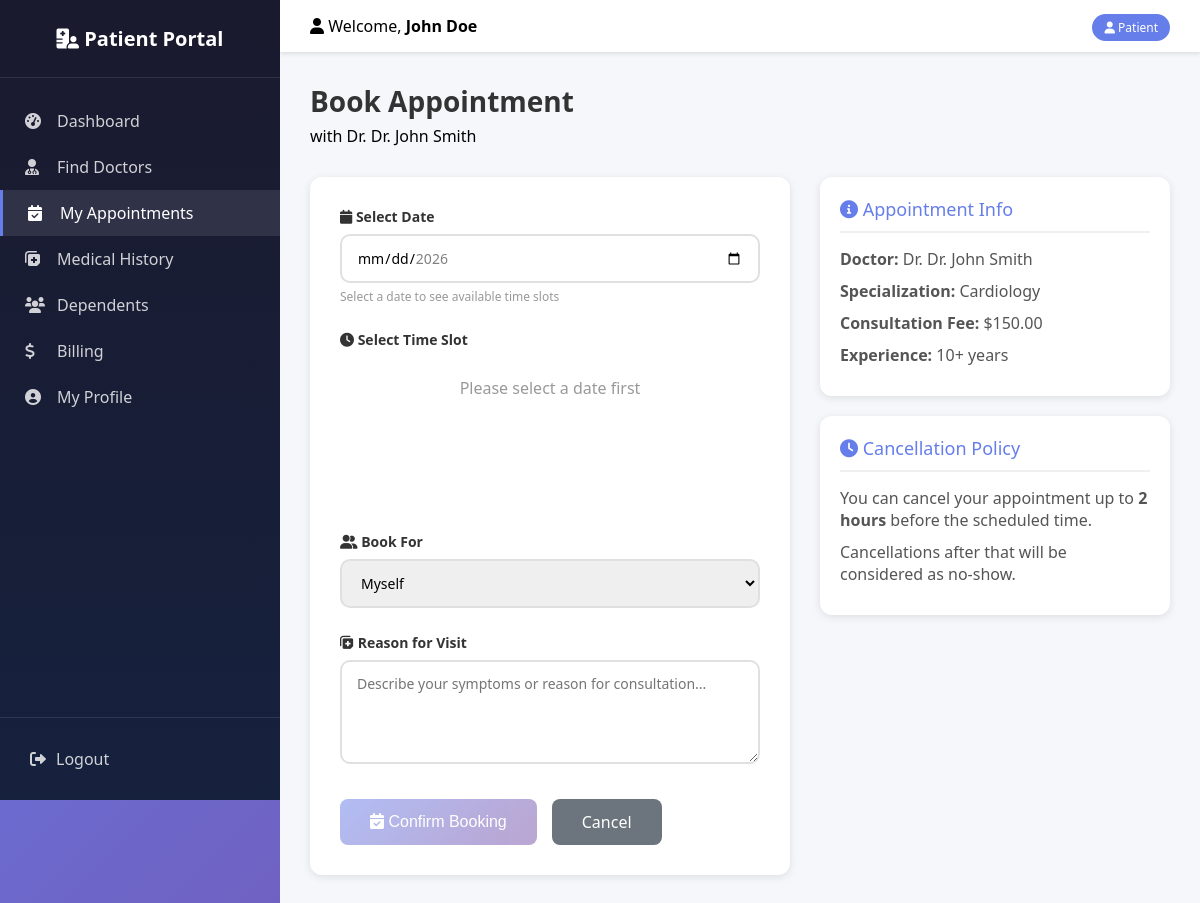
/patient.php?action=appointments&sub=book&doctor_id=1 (signed in), run on the app's committed database.
### tables this page shows
CREATE TABLE IF NOT EXISTS doctors (
    id INT PRIMARY KEY AUTO_INCREMENT,
    user_id INT NOT NULL UNIQUE,
    specialization_id INT,
    bio TEXT,
    consultation_fee DECIMAL(10,2) DEFAULT 0,
    photo_path VARCHAR(255),
    license_number VARCHAR(100),
    experience_years INT DEFAULT 0,
    is_approved TINYINT(1) DEFAULT 0,
    created_at TIMESTAMP DEFAULT CURRENT_TIMESTAMP,
    updated_at TIMESTAMP DEFAULT CURRENT_TIMESTAMP ON UPDATE CURRENT_TIMESTAMP,
    
    FOREIGN KEY (user_id) REFERENCES users(id) ON DELETE CASCADE,
    FOREIGN KEY (specialization_id) REFERENCES specializations(id) ON DELETE SET NULL,
    INDEX idx_specialization (specialization_id),
    INDEX idx_is_approved (is_approved)
);

CREATE TABLE users (
    id INT PRIMARY KEY AUTO_INCREMENT,
    name VARCHAR(100) NOT NULL,
    email VARCHAR(100) UNIQUE NOT NULL,
    password_hash VARCHAR(255) NOT NULL,
    phone VARCHAR(20) NOT NULL,
    role ENUM('patient', 'doctor', 'receptionist', 'admin') NOT NULL,
    profile_pic VARCHAR(255) DEFAULT 'default.jpg',
    is_active TINYINT(1) DEFAULT 1,
    created_at TIMESTAMP DEFAULT CURRENT_TIMESTAMP,
    updated_at TIMESTAMP DEFAULT CURRENT_TIMESTAMP ON UPDATE CURRENT_TIMESTAMP,
    
    INDEX idx_email (email),
    INDEX idx_role (role),
    INDEX idx_is_active (is_active)
);

CREATE TABLE IF NOT EXISTS specializations (
    id INT PRIMARY KEY AUTO_INCREMENT,
    name VARCHAR(100) NOT NULL UNIQUE,
    description TEXT,
    created_at TIMESTAMP DEFAULT CURRENT_TIMESTAMP,
    updated_at TIMESTAMP DEFAULT CURRENT_TIMESTAMP ON UPDATE CURRENT_TIMESTAMP
);

### controllers/patient/AppointmentController.php (called while the page is built, shortened)
<?php
require_once __DIR__ . '/../../models/Doctor.php';
class AppointmentController extends PatientBaseController {
    public function book() {
        $doctorId = $_GET['doctor_id'] ?? null;
        $doctorModel = new Doctor();
        $patientModel = new Patient();
        $doctor = $doctorModel->getDoctorDetails($doctorId);
        $dependents = $patientModel->getDependents($this->getUserId());
        $data = [
            'title' => 'Book Appointment',
            'doctor' => $doctor,
            'dependents' => $dependents,
            'error' => $_SESSION['error'] ?? null
        ];
        $this->view('appointments/book', $data);
    }
}
?>

### includes/db.php (called while the page is built, shortened)
<?php
class Database {
    private $connection;
    private static $instance = null;
    private function __construct() {
        try {
            $this->connection = new mysqli(DB_HOST, DB_USER, DB_PASS, DB_NAME);
            $this->connection->set_charset("utf8mb4");
        } catch (Exception $e) {
            die("Database connection error: " . $e->getMessage());
        }
    }
    public static function getInstance() {
        if (self::$instance == null) {
            self::$instance = new Database();
        }
        return self::$instance;
    }
    public function getConnection() {
        return $this->connection;
    }
}
?>

### models/Doctor.php (called while the page is built, shortened)
<?php
class Doctor {
    private $db;
    public function __construct() {
        $this->db = Database::getInstance()->getConnection();
    }
public function getDoctorDetails($doctorUserId) {
    $sql = "SELECT u.id as user_id, u.name, u.email, u.phone, u.profile_pic,
                   d.*, s.name as specialization_name,
                   COALESCE(AVG(r.rating), 0) as avg_rating,
                   COUNT(DISTINCT r.id) as total_reviews
            FROM users u
            JOIN doctors d ON u.id = d.user_id
            JOIN specializations s ON d.specialization_id = s.id
            LEFT JOIN doctor_reviews r ON u.id = r.doctor_id
            WHERE u.id = ? AND u.role = 'doctor' AND u.is_active = 1 AND d.is_approved = 1
            GROUP BY u.id";
    $stmt = $this->db->prepare($sql);
    $stmt->bind_param("i", $doctorUserId);
    $stmt->execute();
    return $stmt->get_result()->fetch_assoc();
}
}
?>

### views/patient/appointments/book.php (the view, shortened to what this page needs)
<div class="page-header">
    <h1 class="page-title">Book Appointment</h1>
    <p>with Dr. <?php echo htmlspecialchars($doctor['name']); ?></p>
</div>
<div class="booking-container">
    <div class="booking-form">
        <form id="bookingForm" method="POST" action="<?php echo SITE_URL; ?>patient.php?action=appointments&sub=store">
            <div class="form-group">
                <label><i class="fas fa-calendar"></i> Select Date</label>
                <input type="date" name="date" id="appointmentDate" class="form-control" required
                    min="<?php echo date('Y-m-d', strtotime('+1 day')); ?>"
                    max="<?php echo date('Y-m-d', strtotime('+30 days')); ?>">
                <small>Select a date to see available time slots</small>
            </div>
            <div class="form-group">
                <label><i class="fas fa-clock"></i> Select Time Slot</label>
                <div id="timeSlots" class="time-slots">
                    <p class="text-muted">Please select a date first</p>
                </div>
            </div>
            <div class="form-group">
                <label><i class="fas fa-user-friends"></i> Book For</label>
                <select name="dependent_id" class="form-control">
                    <option value="">Myself</option>
                </select>
            </div>
            <div class="form-group">
                <label><i class="fas fa-notes-medical"></i> Reason for Visit</label>
                <textarea name="reason" class="form-control" rows="4" required
                    placeholder="Describe your symptoms or reason for consultation..."></textarea>
            </div>
            <div class="form-actions">
                <button type="submit" class="btn-submit" id="submitBtn" disabled>
                    <i class="fas fa-calendar-check"></i> Confirm Booking
                </button>
                <a href="<?php echo SITE_URL; ?>patient.php?action=doctors&sub=show&id=<?php echo $doctor['user_id']; ?>"
                    class="btn-cancel">Cancel</a>
            </div>
        </form>
    </div>
    <div class="booking-info">
        <div class="info-card">
            <h3><i class="fas fa-info-circle"></i> Appointment Info</h3>
            <p><strong>Doctor:</strong> Dr. <?php echo htmlspecialchars($doctor['name']); ?></p>
            <p><strong>Specialization:</strong> <?php echo htmlspecialchars($doctor['specialization_name']); ?></p>
            <p><strong>Consultation Fee:</strong> $<?php echo number_format($doctor['consultation_fee'], 2); ?></p>
            <p><strong>Experience:</strong> <?php echo $doctor['experience_years']; ?>+ years</p>
        </div>
        <div class="info-card">
            <h3><i class="fas fa-clock"></i> Cancellation Policy</h3>
            <p>You can cancel your appointment up to <strong>2 hours</strong> before the scheduled time.</p>
            <p>Cancellations after that will be considered as no-show.</p>
        </div>
    </div>
</div>

### assets/css/main.css (style rules this page uses)
* { margin: 0; padding: 0; box-sizing: border-box; }
body { font-family: 'Segoe UI', Tahoma, Geneva, Verdana, sans-serif; background: linear-gradient(135deg, #667eea 0%, #764ba2 100%); min-height: 100vh; }
h1, h2, h3 { margin-bottom: 15px; }
h3 { font-size: 18px; color: #666; font-weight: normal; }
a { color: #667eea; text-decoration: none; transition: color 0.3s ease; }

### assets/css/components.css (style rules this page uses)
.form-group { margin-bottom: 20px; }
.form-group label { display: block; margin-bottom: 8px; color: #333; font-weight: 500; font-size: 14px; }
.form-group input, .form-group select, .form-group textarea { width: 100%; padding: 12px 15px; border: 2px solid #e0e0e0; border-radius: 10px; font-size: 14px; transition: all 0.3s ease; font-family: inherit; }
.form-group small { display: block; margin-top: 5px; font-size: 12px; color: #999; }

### views/patient/appointments/book.php (style rules this page uses)
.page-header { margin-bottom: 30px; }
.page-title { font-size: 28px; margin: 0 0 5px 0; color: #333; }
.booking-container { display: grid; grid-template-columns: 1fr 350px; gap: 30px; }
.booking-form { background: white; border-radius: 12px; padding: 30px; box-shadow: 0 2px 8px rgba(0, 0, 0, 0.1); }
.form-group { margin-bottom: 25px; }
.form-group label { display: block; margin-bottom: 8px; font-weight: 600; color: #333; }
.form-control { width: 100%; padding: 12px; border: 1px solid #ddd; border-radius: 8px; font-size: 14px; }
textarea.form-control { resize: vertical; }
.time-slots { min-height: 150px; }
.booking-info { display: flex; flex-direction: column; gap: 20px; }
.info-card { background: white; border-radius: 12px; padding: 20px; box-shadow: 0 2px 8px rgba(0, 0, 0, 0.1); }
.info-card h3 { margin: 0 0 15px 0; padding-bottom: 10px; border-bottom: 2px solid #f0f0f0; color: #667eea; }
.info-card p { margin: 10px 0; color: #555; }
.form-actions { display: flex; gap: 15px; margin-top: 30px; }
.btn-submit { background: linear-gradient(135deg, #667eea 0%, #764ba2 100%); color: white; padding: 12px 30px; border: none; border-radius: 8px; cursor: pointer; font-size: 16px; }
.btn-submit:disabled { opacity: 0.5; cursor: not-allowed; }
.btn-cancel { background: #6c757d; color: white; padding: 12px 30px; border-radius: 8px; text-decoration: none; }
.text-muted { text-align: center; padding: 20px; color: #999; }
small { display: block; margin-top: 5px; font-size: 12px; color: #666; }

### data on the page
doctors: user.name "Dr. John Smith", specialization.name "Cardiology", consultation_fee "150.00", experience_years "10"

### other printed values
$userName "John Doe"
